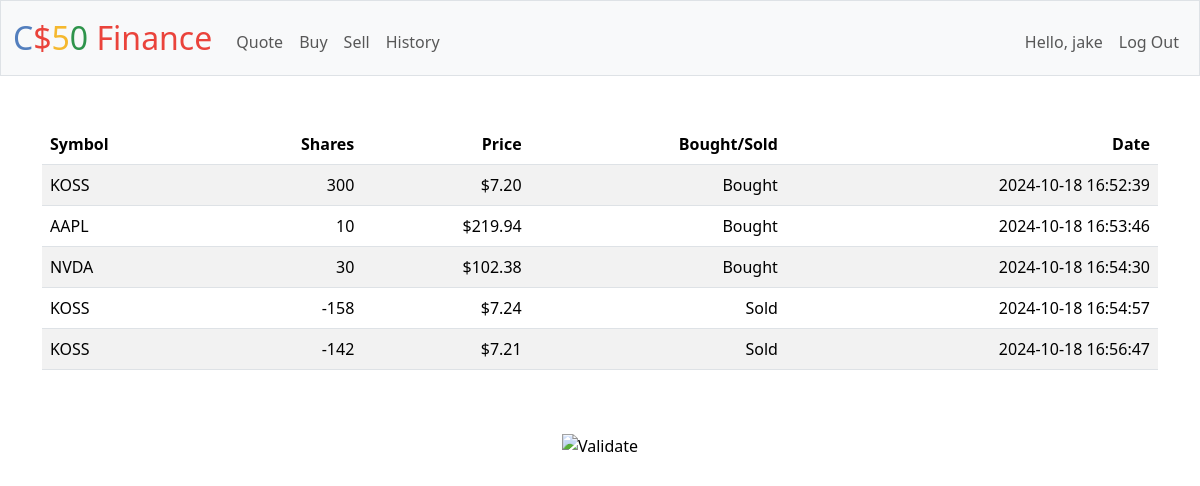
The app's page /history (signed in) with its own data.
### tables this page shows
CREATE TABLE portfolios (
user_id INTEGER NOT NULL, 
transaction_id INTEGER PRIMARY KEY AUTOINCREMENT NOT NULL UNIQUE, 
stock TEXT NOT NULL,
shares INTEGER NOT NULL,
price NUMERIC NOT NULL,
was_bought BOOL NOT NULL,
date TIMESTAMP);

### app.py (the view)
@app.route("/history")
@login_required
def history():
    username = session.get('username')
    history = db.execute(
        "SELECT stock, shares, price, was_bought, date FROM portfolios WHERE user_id=?",
        session["user_id"]
    )
    return render_template("history.html", history=history, username=username)

### app.py (called while the page is built)
@app.after_request
def after_request(response):
    response.headers["Cache-Control"] = "no-cache, no-store, must-revalidate"
    response.headers["Expires"] = 0
    response.headers["Pragma"] = "no-cache"
    return response

### helpers.py (called while the page is built)
def login_required(f):
    @wraps(f)
    def decorated_function(*args, **kwargs):
        if session.get("user_id") is None:
            return redirect("/login")
        return f(*args, **kwargs)
    return decorated_function

def usd(value):
    return f"${value:,.2f}"

### templates/history.html (shortened to what this page needs)
{% extends "layout.html" %}
{% block main %}
    <table class="table table-striped">
        <thead>
            <tr>
                <th class="text-start">Symbol</th>
                <th class="text-end">Shares</th>
                <th class="text-end">Price</th>
                <th class="text-end">Bought/Sold</th>
                <th class="text-end">Date</th>
            </tr>
        </thead>
        <tbody>
            {% for row in history %}
            <tr>
                <td class="text-start">{{ row.stock }}</td>
                <td class="text-end">{{ row.shares }}</td>
                <td class="text-end">{{ row.price | usd }}</td>
                <td class="text-end">
                    {% if row.was_bought %}
                        Bought
                    {% else %}
                        Sold
                    {% endif %}
                </td>
                <td class="text-end">{{ row.date }}</td>
            </tr>
            {% endfor %}
        </tbody>
    </table>
{% endblock %}

### records on screen
portfolios: stock "KOSS", shares "300", price "$7.20", was_bought "Bought", date "2024-10-18 16:52:39"
portfolios: stock "AAPL", shares "10", price "$219.94", was_bought "Bought", date "2024-10-18 16:53:46"
portfolios: stock "NVDA", shares "30", price "$102.38", was_bought "Bought", date "2024-10-18 16:54:30"
portfolios: stock "KOSS", shares "-158", price "$7.24", was_bought "Sold", date "2024-10-18 16:54:57"
portfolios: stock "KOSS", shares "-142", price "$7.21", was_bought "Sold", date "2024-10-18 16:56:47"

### other values on screen
{{ username }} "jake"
